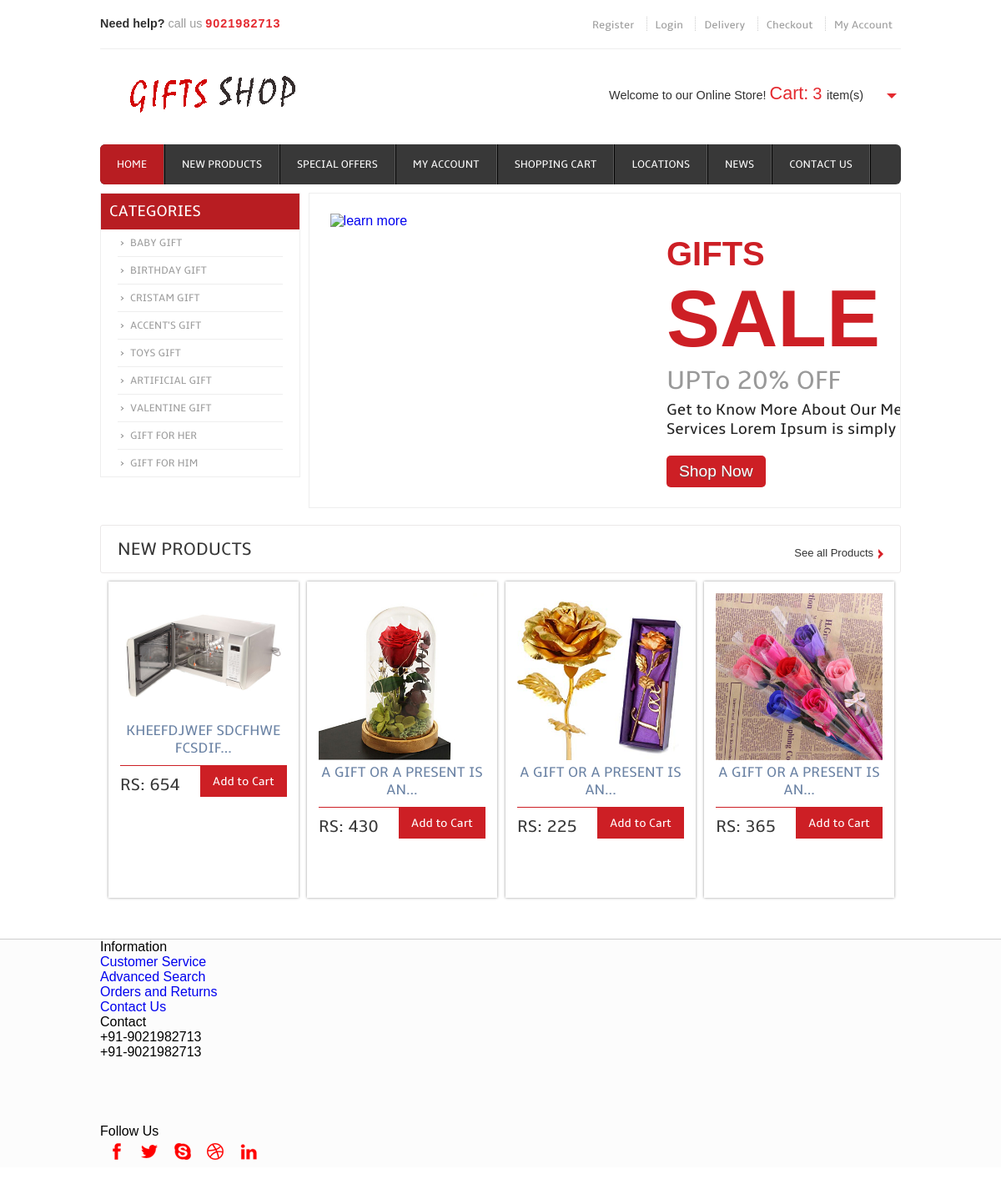
The page / on the database its author committed.
### mycart/models.py (models this page shows, shortened)
class Product(models.Model):
	GIFT_CHOICES = [
    ('babygift','BABYGIFT'),
    ('birthdaygift', 'BIRTHDAYGIFT'),
    ('accentsgift','ACCENTSGIFT'),
    ('cristamgift','CRISTAMGIFT'),
    ('toysgift','TOYSGIFT'),
    ('valentinegift','VALENTINEGIFT'),
    ('artificialgift','ARTIFICIALGIFT'),
    ('giftforher','GIFTFORHER'),
    ('giftforhim','GIFTFORHIM'),
]
	product_name = models.CharField(max_length=100,null=True)
	desc = models.CharField(max_length=1000,null=True)
	category = models.CharField(max_length=100, choices=GIFT_CHOICES,default='babygift')
	subcategory = models.CharField(max_length=100,null=True)
	price = models.IntegerField(null=True)
	Image = models.ImageField(upload_to="shop/images",null=True)
	pub_date = models.DateField()

### mycart/views.py (the view)
# urls.py: path('', views.index,name='index'),
def index(request):
	products=Product.objects.all()
	car=Cart.objects.all()
	cart=car.count()
	print(cart)
	return render(request,'index.html',{'product':products,'li':cart})

### templates/index.html (shortened to what this page needs)
{% extends 'base.html' %}
{% load static %}
{% block content %}
		<div class="menu">
	     		<ul>
	     			<li class="active"><a href="/">Home</a></li>
			    	<li><a href="{% url 'newproducts' %}">New Products</a></li>
			    	<li><a href="{% url 'specialoffer' %}">Special Offers</a></li>
			    	<li><a href="{% url 'myaccount' %}">My Account</a></li>
			    	<li><a href="{% url 'cartitems' %}">Shopping Cart</a></li>
			    	<li><a href="{% url 'location' %}">Locations</a></li>
			    	<li><a href="{% url 'news' %}">News</a></li>
			    	<li><a href="{% url 'contact' %}">Contact Us</a></li>
     			</ul>
	     </div>
	     </div>
	     	<div class="header_slide">
			<div class="header_bottom_left">
				<div class="categories">
				  <ul>
				  	<h3>Categories</h3>
				       <li><a href="{% url 'babygift' %}">Baby Gift</a></li>
				      <li><a href="{% url 'birthdaygift' %}">Birthday Gift</a></li>
				      <li><a href="{% url 'cristamgift' %}">Cristam Gift</a></li>
				      <li><a href="{% url 'accentsgift' %}">Accent's Gift</a></li>
				      <li><a href="{% url 'toysgift' %}">Toys Gift</a></li>
				       <li><a href="{% url 'artificialgift' %}">Artificial Gift</a></li>
				       <li><a href="{% url 'valentinegift' %}">Valentine Gift</a></li>
				       <li><a href="{% url 'giftforher' %}">Gift For Her</a></li>
				       <li><a href="{% url 'giftforhim' %}">Gift For Him</a></li>
				  </ul>
				</div>
	  	     </div>
					 <div class="header_bottom_right">
					 	 <div class="slider">
							 <div id="slider">
			                    <div id="mover">
			                    	<div id="slide-1" class="slide">
									 <div class="slider-img">
									     <a href="preview.html"><img src="{% static 'images/gift2.png' %}" alt="learn more" /></a>
									  </div>
						             	<div class="slider-text">
		                                 <h1>GIFTS<br><span>SALE</span></h1>
		                                 <h2>UPTo 20% OFF</h2>
									   <div class="features_list">
									   	<h4>Get to Know More About Our Memorable Services Lorem Ipsum is simply dummy text</h4>
							            </div>
							             <a href="preview.html" class="button">Shop Now</a>
					                   </div>
				                  </div>
			                 </div>
		                </div>
		         </div>
		      </div>
		</div>
   </div>
 <div class="main">
    <div class="content">
    	<div class="content_top">
    		<div class="heading">
    		<h3>New Products</h3>
    		</div>
    		<div class="see">
    			<p><a href="#">See all Products</a></p>
    		</div>
    	</div>
	      <div class="section group">
	      	{% for i in product %}
    		{% if forloop.counter < 5 %}
				<a href="{% url 'viewproduct' i.id %}">
				<div class="grid_1_of_4 images_1_of_4" style="margin: 1% 0 1% 1%;height: 350px;">
					 <img src="/media/{{i.Image}}" alt="" />
					 <h2>{{i.desc|slice:"0:25"}}...</h2>
					<div class="price-details">
				       <div class="price-number">
							<p><span class="rupees">RS: {{i.price}}</span></p>
					    </div>
					    </a>
					       		<div class="add-cart">
									<h4><a href="{% url 'cart' i.id %}">Add to Cart</a></h4>
							     </div>
					</div>
				</div>
			{% endif %}
			{% endfor %}
  {% endblock %}

### static/css/style.css (style rules this page uses)
html,body,div,span,applet,object,iframe,h1,h2,h3,h4,h5,h6,p,blockquote,pre,a,abbr,acronym,address,big,cite,code,del,dfn,em,img,ins,kbd,q,s,samp,small,strike,strong,sub,sup,tt,var,b,u,i,dl,dt,dd,ol,nav ul,nav li,fieldset,form,label,legend,table,caption,tbody,tfoot,thead,tr,th,td,article,aside,canvas,details,embed,figure,figcaption,footer,header,hgroup,menu,nav,output,ruby,section,summary,time,mark,audio,video { margin:0;padding:0;border:0;font-size:100%;font:inherit;vertical-align:baseline; }
ol,ul { list-style:none;margin:0;padding:0; }
a { text-decoration:none; }
img { max-width:100%; }
body { font-family: Arial, Helvetica, sans-serif; background: #FFF; }
.menu { float: left; }
.menu li { float:left; }
.menu li a { font-family: 'ambleregular'; font-size:0.823em; text-transform:uppercase; color: #fff; display:block; padding:16px 20px; border-right: 2px ridge #585858; -webkit-transition: all .9s; -moz-transition: all .9s; -o-transition: all .9s; -ms-transition: all .9s; transition: all .9s; }
.menu li a:hover,.menu li.active a { background:#B81D22; }
.menu li:first-child a { border-radius:6px 0 0 6px; -webkit-border-radius:6px 0 0 6px; -moz-border-rfadius:6px 0 0 6px; -o-border-radius:6px 0 0 6px; }
.header_slide { margin-top:10px; }
.header_bottom_left { float:left; width:25%; }
.categories { border:1px solid #EEE; }
.categories h3 { font-size:1.2em; color:#FFF; padding:10px; background:#B81D22; text-transform:uppercase; font-family: 'ambleregular'; }
.categories li a { display:block; font-size:0.8em; padding:8px 15px; color: #9C9C9C; font-family: 'ambleregular'; margin:0 20px; background:url(../images/drop_arrow.png) no-repeat 0; border-bottom: 1px solid #EEE; text-transform:uppercase; }
.categories li:last-child a { border:none; }
.header_bottom_right { float:left; width:74%; padding-left:1%; }
.content { padding: 20px 0; background: #FFF; }
.content h2 { color: #383838; margin-bottom: 0.5em; font-size: 1.5em; line-height: 1.2; font-family: 'ambleregular'; font-weight: normal; margin-top: 0px; text-transform: uppercase; }
.content_top { padding: 15px 20px; border: 1px solid #EBE8E8; border-radius: 3px; }
.heading { float: left; }
.heading h3 { font-family: 'ambleregular'; font-size:22px; color:#383838; text-transform: uppercase; }
.see { float: right; padding-top:8px; }
.see p a { display: inline; font-size: 0.8125em; color: #333; background: url(../images/list-img.png) no-repeat right 3px; padding:0px 12px 0px 0px; }
.grid_1_of_4 { display: block; float: left; box-shadow: 0px 0px 3px rgb(150, 150, 150); -webkit-box-shadow: 0px 0px 3px rgb(150, 150, 150); -moz-box-shadow: 0px 0px 3px rgb(150, 150, 150); -o-box-shadow: 0px 0px 3px rgb(150, 150, 150); }
.images_1_of_4 { width: 20.8%; padding: 1.5%; text-align: center; position: relative; }
.images_1_of_4 img { max-width: 100%; }
.images_1_of_4 h2 { color:#6A82A4; font-family: 'ambleregular'; font-size:1.1em; font-weight: normal; }
.images_1_of_4 p { font-size: 0.8125em; padding: 0.4em 0; color: #333; }
.price-details { margin-top:10px; border-top:1px solid #CD1F25; }
.price-number { float: left; padding-top: 5px; }
.price-details p span.rupees { font-size:1.6em; font-family: 'ambleregular'; color:#383838; }
.add-cart { float:right; display: inline-block; }
.add-cart h4 a { font-size:0.9em; display: block; padding:10px 15px; font-family: 'ambleregular'; background:#CD1F25; color: #FFF; text-decoration: none; outline: 0; -webkit-transition: all 0.5s ease-in-out; -moz-transition: all 0.5s ease-in-out; -o-transition: all 0.5s ease-in-out; transition: all 0.5s ease-in-out; }
.section { clear: both; padding: 0px; margin: 0px; }
.group:before, .group:after { content: ""; display: table; }
.group:after { clear: both; }
.group { zoom: 1; }
.group:before, .group:after { content:""; display:table; }
.group:after { clear:both; }
.group { zoom:1; }

### rows shown on the page
Product: Image (picture), desc "KHEEFDJWEF SDCFHWE FCSDIF", price "654"
Product: Image (picture), desc "A GIFT OR A PRESENT IS AN", price "430"
Product: Image (picture), desc "A GIFT OR A PRESENT IS AN", price "225"
Product: Image (picture), desc "A GIFT OR A PRESENT IS AN", price "365"

### other values the page prints
{{ li }} "3"
